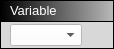
<?xml version="1.0" encoding="UTF-8"?>
<ui version="4.0">
 <class>VarBlock</class>
 <widget class="QWidget" name="VarBlock">
  <property name="geometry">
   <rect>
    <x>0</x>
    <y>0</y>
    <width>111</width>
    <height>47</height>
   </rect>
  </property>
  <property name="windowTitle">
   <string>Form</string>
  </property>
  <property name="locale">
   <locale language="English" country="Sweden"/>
  </property>
  <layout class="QHBoxLayout" name="horizontalLayout">
   <property name="leftMargin">
    <number>0</number>
   </property>
   <property name="topMargin">
    <number>0</number>
   </property>
   <property name="rightMargin">
    <number>0</number>
   </property>
   <property name="bottomMargin">
    <number>0</number>
   </property>
   <item>
    <widget class="QWidget" name="Holder" native="true">
     <property name="styleSheet">
      <string notr="true">QWidget#Holder { background-color: rgb(0, 0, 0); }</string>
     </property>
     <layout class="QVBoxLayout" name="verticalLayout_8">
      <property name="spacing">
       <number>1</number>
      </property>
      <property name="leftMargin">
       <number>1</number>
      </property>
      <property name="topMargin">
       <number>1</number>
      </property>
      <property name="rightMargin">
       <number>1</number>
      </property>
      <property name="bottomMargin">
       <number>1</number>
      </property>
      <item>
       <widget class="QWidget" name="Header" native="true">
        <property name="minimumSize">
         <size>
          <width>0</width>
          <height>20</height>
         </size>
        </property>
        <property name="maximumSize">
         <size>
          <width>16777215</width>
          <height>28</height>
         </size>
        </property>
        <property name="styleSheet">
         <string notr="true">background-color: qlineargradient(spread:pad, x1:0, y1:0, x2:1, y2:0, stop:0 rgba(0, 0, 0, 255), stop:1 rgba(184, 184, 184, 255));</string>
        </property>
        <layout class="QVBoxLayout" name="verticalLayout_5">
         <property name="spacing">
          <number>6</number>
         </property>
         <property name="leftMargin">
          <number>9</number>
         </property>
         <property name="topMargin">
          <number>0</number>
         </property>
         <property name="rightMargin">
          <number>9</number>
         </property>
         <property name="bottomMargin">
          <number>0</number>
         </property>
         <item>
          <widget class="QLabel" name="label">
           <property name="sizePolicy">
            <sizepolicy hsizetype="Maximum" vsizetype="Preferred">
             <horstretch>0</horstretch>
             <verstretch>0</verstretch>
            </sizepolicy>
           </property>
           <property name="maximumSize">
            <size>
             <width>16777215</width>
             <height>16777215</height>
            </size>
           </property>
           <property name="styleSheet">
            <string notr="true">background-color: rgba(255, 255, 255, 0);</string>
           </property>
           <property name="text">
            <string>&lt;html&gt;&lt;head/&gt;&lt;body&gt;&lt;p&gt;&lt;span style=&quot; font-size:10pt; color:#ffffff;&quot;&gt;Variable&lt;/span&gt;&lt;/p&gt;&lt;/body&gt;&lt;/html&gt;</string>
           </property>
          </widget>
         </item>
        </layout>
       </widget>
      </item>
      <item>
       <widget class="QWidget" name="widget" native="true">
        <property name="styleSheet">
         <string notr="true">background-color: rgb(216, 216, 216);</string>
        </property>
        <layout class="QHBoxLayout" name="horizontalLayout_2">
         <property name="topMargin">
          <number>2</number>
         </property>
         <property name="bottomMargin">
          <number>2</number>
         </property>
         <item>
          <widget class="QWidget" name="widget_2" native="true">
           <layout class="QVBoxLayout" name="verticalLayout">
            <property name="leftMargin">
             <number>0</number>
            </property>
            <property name="topMargin">
             <number>0</number>
            </property>
            <property name="rightMargin">
             <number>0</number>
            </property>
            <property name="bottomMargin">
             <number>0</number>
            </property>
            <item>
             <widget class="AutoUpdateComboBox" name="VarBox">
              <property name="enabled">
               <bool>true</bool>
              </property>
              <property name="sizePolicy">
               <sizepolicy hsizetype="Expanding" vsizetype="Fixed">
                <horstretch>0</horstretch>
                <verstretch>0</verstretch>
               </sizepolicy>
              </property>
              <property name="styleSheet">
               <string notr="true">background-color: rgb(255, 255, 255);</string>
              </property>
             </widget>
            </item>
           </layout>
          </widget>
         </item>
         <item>
          <widget class="QWidget" name="OutNodes" native="true">
           <property name="layoutDirection">
            <enum>Qt::RightToLeft</enum>
           </property>
           <layout class="QVBoxLayout" name="verticalLayout_3">
            <property name="leftMargin">
             <number>0</number>
            </property>
            <property name="topMargin">
             <number>0</number>
            </property>
            <property name="rightMargin">
             <number>0</number>
            </property>
            <property name="bottomMargin">
             <number>0</number>
            </property>
            <item>
             <widget class="ConnectorOut" name="Node_3" native="true">
              <property name="sizePolicy">
               <sizepolicy hsizetype="Preferred" vsizetype="Preferred">
                <horstretch>0</horstretch>
                <verstretch>0</verstretch>
               </sizepolicy>
              </property>
              <property name="minimumSize">
               <size>
                <width>16</width>
                <height>16</height>
               </size>
              </property>
              <property name="maximumSize">
               <size>
                <width>16</width>
                <height>16</height>
               </size>
              </property>
              <property name="styleSheet">
               <string notr="true"/>
              </property>
             </widget>
            </item>
           </layout>
          </widget>
         </item>
        </layout>
       </widget>
      </item>
     </layout>
    </widget>
   </item>
  </layout>
 </widget>
 <customwidgets>
  <customwidget>
   <class>AutoUpdateComboBox</class>
   <extends>QComboBox</extends>
   <header>autoupdatecombobox.h</header>
   <container>1</container>
  </customwidget>
  <customwidget>
   <class>ConnectorOut</class>
   <extends>QWidget</extends>
   <header>connectorout.h</header>
   <container>1</container>
  </customwidget>
 </customwidgets>
 <resources/>
 <connections/>
</ui>
